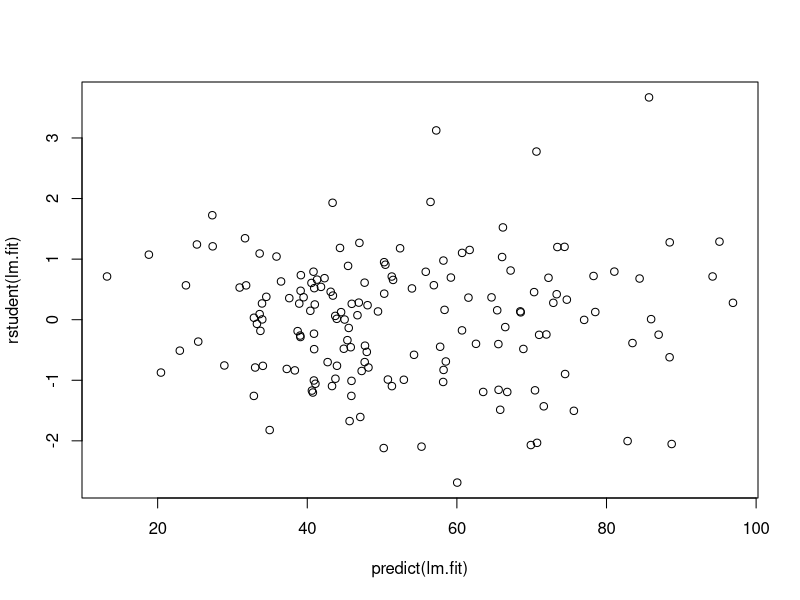
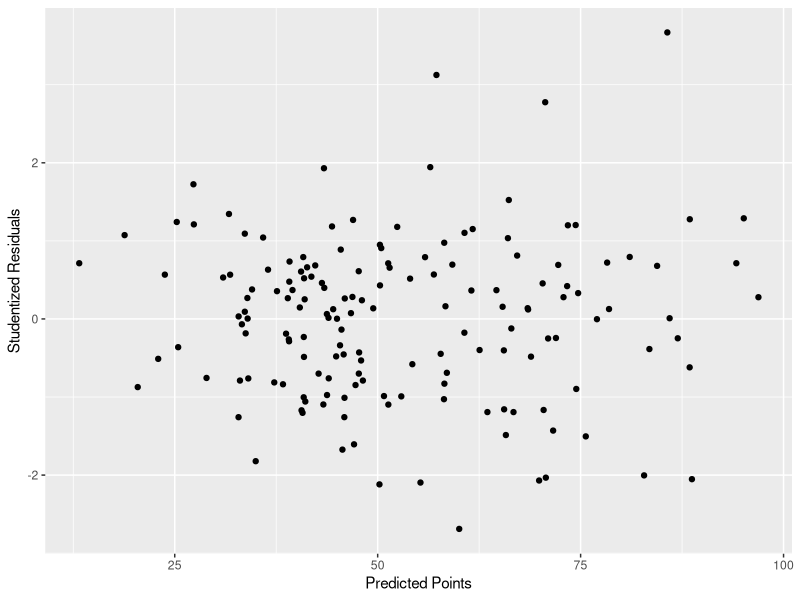
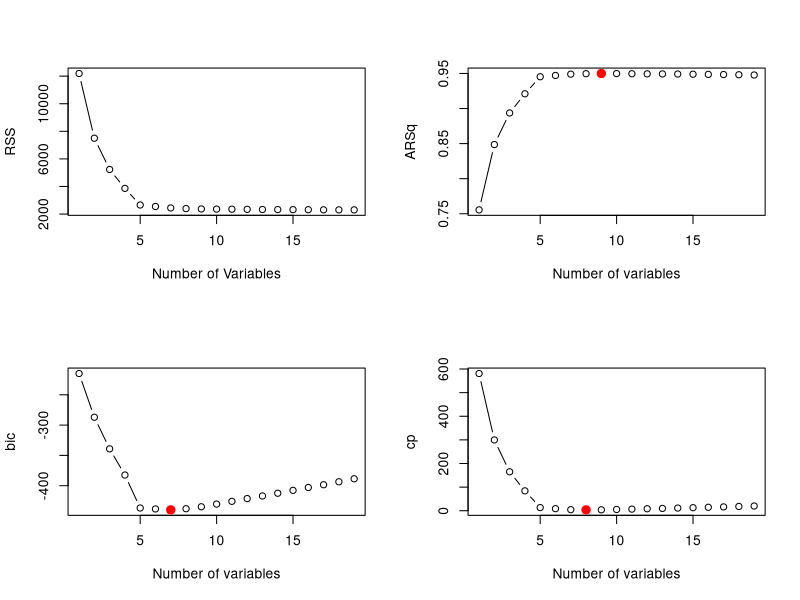
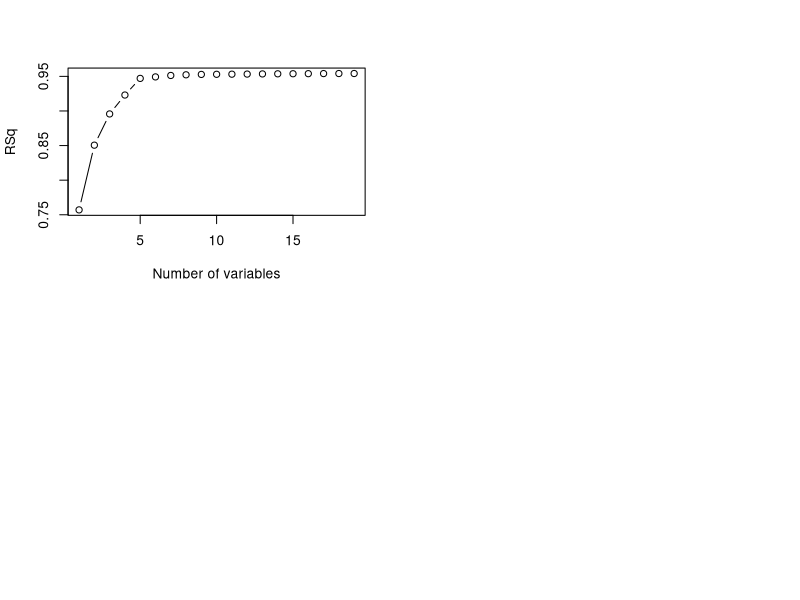
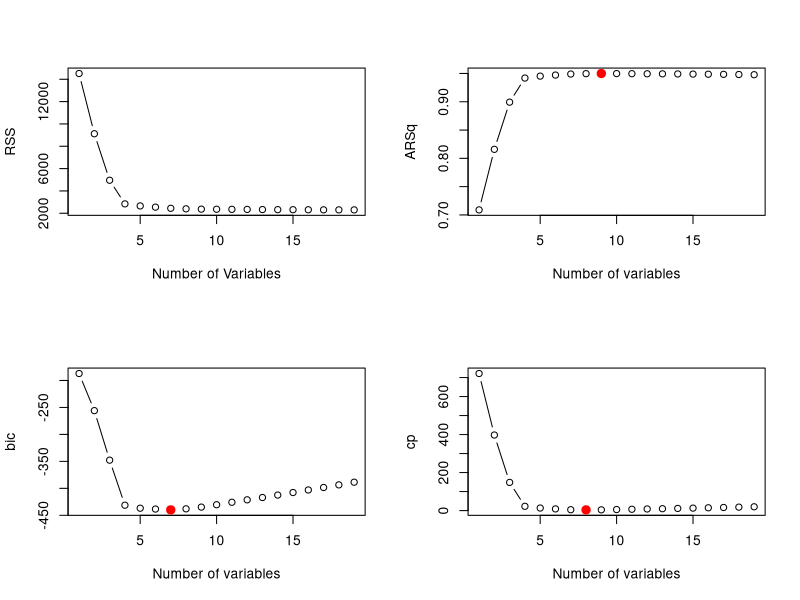
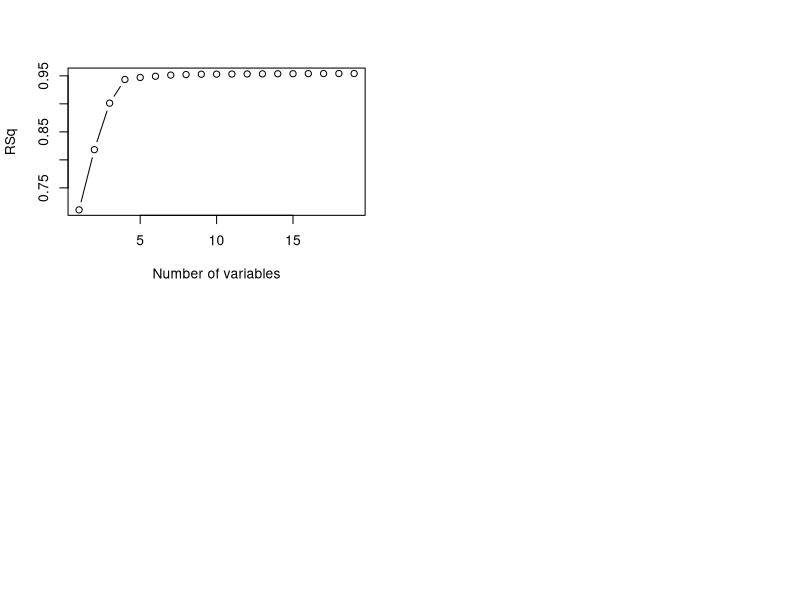
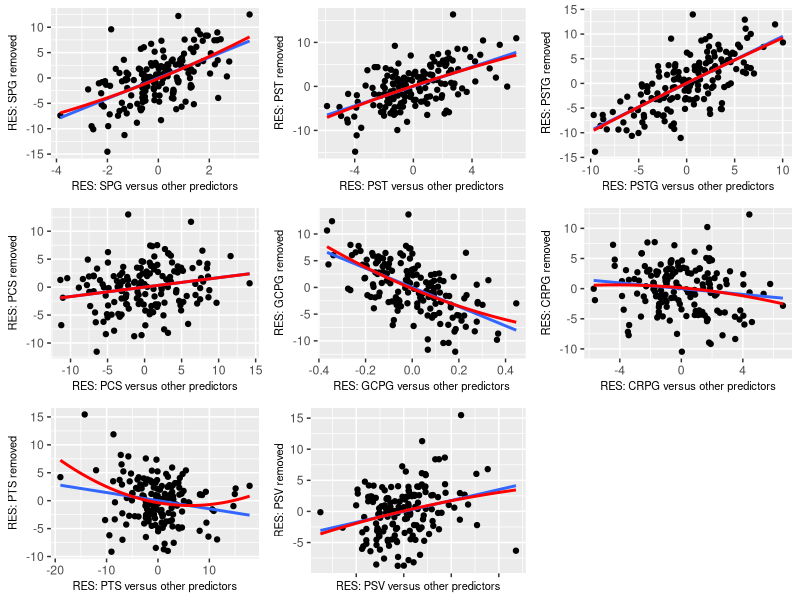
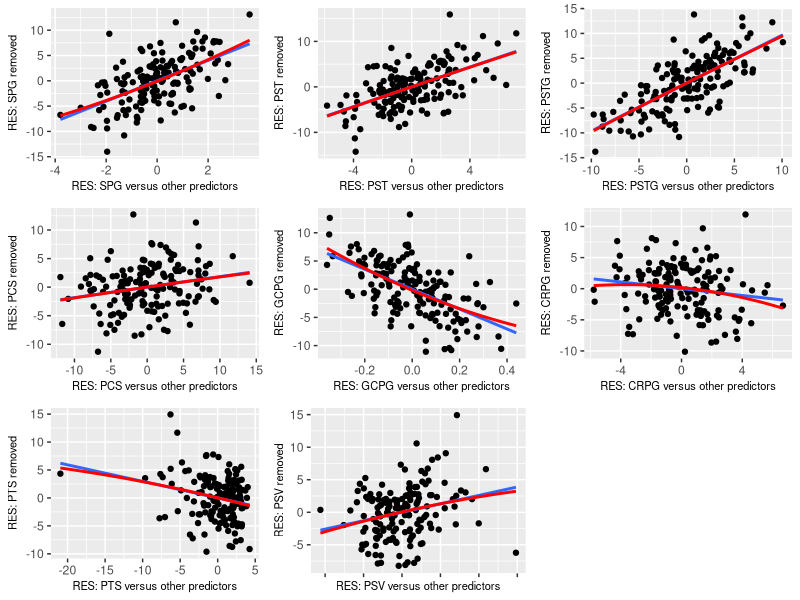

Write R code to recreate these figures, in order.
library(car)
library(leaps)
library(ggpubr)

datapremtrain = read.csv("premdatatrain1.csv", header=T) #this is the uncleaned data
datapremtest = read.csv("21-22test.csv", header=T) #the test data

lm.fit = lm(points~.-club, data=datapremtrain) #we remove the club variable first 
#use VIF to check for any multicollinearity, we remove the varaibles with values higher than 10
vif(lm.fit)
lm.fit = lm(points~.-club-PSG, data=datapremtrain)
vif(lm.fit)
lm.fit = lm(points~.-club-PSG-STPG, data=datapremtrain)
vif(lm.fit)
lm.fit = lm(points~.-club-PSG-STPG-TPG, data=datapremtrain)
vif(lm.fit)
lm.fit = lm(points~.-club-PSG-STPG-TPG-GPG, data=datapremtrain)
vif(lm.fit)
lm.fit = lm(points~.-club-PSG-STPG-TPG-GPG-PPG, data=datapremtrain)
vif(lm.fit)

#---------------checking for outliers and influential points-----------------------

#checking for outliers using studentised residuals, if bigger than 3 then possible outlier
plot(predict(lm.fit), rstudent(lm.fit))
tab = round(table(rstudent(lm.fit)>3,predict(lm.fit)),digits=2)
x = ifelse(rstudent(lm.fit)>3,predict(lm.fit),0)

outliers_points = predict(lm.fit)
outliers_rstudent = rstudent(lm.fit)
outliers = data.frame(outliers_points,outliers_rstudent)
ggplot(outliers,aes(x=outliers_points,y=outliers_rstudent))+geom_point()+
  xlab("Predicted Points")+ylab("Studentized Residuals")

#checking for influential points, and is explained in the final report
pr <- residuals(lm.fit)/(1-lm.influence(lm.fit)$hat)
influence.measures(lm.fit)
y = ifelse(abs(pr)>10,pr,0)
options(max.print=1000000)

#new data without outliers and influential points
df2 = datapremtrain[-c(107),]


#----------------------------subset selection------------------------------------
regfit.fwd = regsubsets(points~.-PSG-STPG-TPG-GPG-PPG-club, data=df2, nvmax = 19, method = "forward")
reg.fwd.sum = summary(regfit.fwd)
regfit.bwd = regsubsets(points~.-PSG-STPG-TPG-GPG-PPG-club, data=df2, nvmax = 19, method = "backward")
reg.bwd.sum = summary(regfit.bwd)

mod = regsubsets(points~SPG+PSTG+PCS+PSV+PTS+CRPG+GCPG+PST,data=df2,nvmax=8)
mod.sum = summary(mod)
which.max(mod.sum$adjr2)
which.min(mod.sum$cp)
which.min(mod.sum$bic)
coef(mod,7)
coef(mod,8)
#coef(mod,9)

#forward selection
par(mfrow=c(2,2))
plot(reg.fwd.sum$rss,xlab = "Number of Variables",ylab="RSS",type="b")
plot(reg.fwd.sum$adjr2,xlab = "Number of variables",ylab="ARSq",type="b")
best_adjr2 = which.max(reg.fwd.sum$adjr2)
points(best_adjr2, reg.fwd.sum$adjr2[best_adjr2], 
       col = "red", cex = 2, pch = 20)
plot(reg.fwd.sum$bic,xlab = "Number of variables",ylab="bic",type="b")
best_bic = which.min(reg.fwd.sum$bic)
points(best_bic, reg.fwd.sum$bic[best_bic], 
       col = "red", cex = 2, pch = 20)
plot(reg.fwd.sum$cp,xlab = "Number of variables",ylab="cp",type="b")
best_cp = which.min(reg.fwd.sum$cp)
points(best_cp, reg.fwd.sum$cp[best_cp], 
       col = "red", cex = 2, pch = 20)
plot(reg.fwd.sum$rsq,xlab = "Number of variables",ylab="RSq",type="b")

which.max(reg.fwd.sum$adjr2)
which.min(reg.fwd.sum$cp)
which.min(reg.fwd.sum$bic)
coef(regfit.fwd,7)
coef(regfit.fwd,8)
coef(regfit.fwd,9)

#backward selection
par(mfrow=c(2,2))
plot(reg.bwd.sum$rss,xlab = "Number of Variables",ylab="RSS",type="b")
plot(reg.bwd.sum$adjr2,xlab = "Number of variables",ylab="ARSq",type="b")
best_adjr2 = which.max(reg.bwd.sum$adjr2)
points(best_adjr2, reg.bwd.sum$adjr2[best_adjr2], 
       col = "red", cex = 2, pch = 20)
plot(reg.bwd.sum$bic,xlab = "Number of variables",ylab="bic",type="b")
best_bic = which.min(reg.bwd.sum$bic)
points(best_bic, reg.bwd.sum$bic[best_bic], 
       col = "red", cex = 2, pch = 20)
plot(reg.bwd.sum$cp,xlab = "Number of variables",ylab="cp",type="b")
best_cp = which.min(reg.bwd.sum$cp)
points(best_cp, reg.bwd.sum$cp[best_cp], 
       col = "red", cex = 2, pch = 20)
plot(reg.bwd.sum$rsq,xlab = "Number of variables",ylab="RSq",type="b")

which.max(reg.bwd.sum$adjr2)
which.min(reg.bwd.sum$cp)
which.min(reg.bwd.sum$bic)
coef(regfit.bwd,9)
coef(regfit.bwd,8)
coef(regfit.bwd,7)

#--------------the 3 different models pulled out by subset selection methods----------

#9 var model
lm.fit9 = lm(points~SPG + PST + PSTG + PR+ PCS + GCPG + CRPG + PTS + PSV, data=df2)
summary(lm.fit9)
lm.pred9.train = predict(lm.fit9,df2,type="response")
mean((df2$points-lm.pred9.train)^2) #training mse
lm.pred9.test = predict(lm.fit9,datapremtest,type="response")
mean((datapremtest$points-lm.pred9.test)^2) #testing mse
table(lm.pred9.test,datapremtest$points)

#get number of positions exactly correct
ordered = read.csv("orders.csv",header=T)
tab9 = data.frame(club = datapremtest$club, points = datapremtest$points, pred_points9 = lm.pred9.test)
tab9 = tab9[order(tab9$pred_points9,decreasing=TRUE),]
sum9 = 0
for (i in 1:20){
  if (tab9[i,1] == ordered[i,1]){
    sum9 = sum9+1
  }
}

#get total number of positions out
tot_pos_out9 = 0
for (i in 1:20){
  club_i = tab9[i,1]
  pos_1 = as.numeric(which(tab9$club ==club_i))
  pos_2 = as.numeric(which(ordered$X21.22==club_i))
  inc = abs(pos_1-pos_2)
  tot_pos_out9 = tot_pos_out9 + inc
}

#8 var model
lm.fit8 = lm(points~SPG + PST + PSTG + PCS + GCPG + CRPG +PTS +PSV+I(PTS^2), data=df2)
lm.fit8n = lm(points~SPG + PST + PSTG + PCS + GCPG + CRPG + PTS +PSV+I(PTS^2), data=df2)
summary(lm.fit8)
lm.pred8.train = predict(lm.fit8,df2,type="response")
mean((df2$points-lm.pred8.train)^2)
lm.pred8.test = predict(lm.fit8,datapremtest,type="response")
mean((datapremtest$points-lm.pred8.test)^2)
table(lm.pred8.test,datapremtest$points)

tab8 = data.frame(club = datapremtest$club, points = datapremtest$points, pred_points8 = lm.pred8.test)
tab8 = tab8[order(tab8$pred_points8,decreasing=TRUE),]
sum8 = 0
for (i in 1:20){
  if (tab8[i,1] == ordered[i,1]){
    sum8 = sum8+1
  }
}

#get total number of positions out
tot_pos_out8 = 0
for (i in 1:20){
  club_i = tab8[i,1]
  pos_1 = as.numeric(which(tab8$club ==club_i))
  pos_2 = as.numeric(which(ordered$X21.22==club_i))
  inc = abs(pos_1-pos_2)
  tot_pos_out8 = tot_pos_out8 + inc
}

#7 var model
lm.fit7 = lm(points~SPG + PST + PSTG + PCS + GCPG + PTS + PSV, data=df2)
summary(lm.fit7)
lm.pred7.train = predict(lm.fit7,df2,type="response")
mean((df2$points-lm.pred7.train)^2)
lm.pred7.test = predict(lm.fit7,datapremtest,type="response")
mean((datapremtest$points-lm.pred7.test)^2)
table(lm.pred7.test,datapremtest$points)

tab7 = data.frame(club = datapremtest$club, points = datapremtest$points, pred_points7 = lm.pred7.test)
tab7 = tab7[order(tab7$pred_points7,decreasing=TRUE),]
sum7 = 0
for (i in 1:20){
  if (tab7[i,1] == ordered[i,1]){
    sum7 = sum7+1
  }
}

#get total number of positions out
tot_pos_out7 = 0
for (i in 1:20){
  club_i = tab7[i,1]
  pos_1 = as.numeric(which(tab7$club ==club_i))
  pos_2 = as.numeric(which(ordered$X21.22==club_i))
  inc = abs(pos_1-pos_2)
  tot_pos_out7 = tot_pos_out7 + inc
}


#-----------------partial regression plots------------------------------------

library(tidyverse)
partial_regression = df2

#partial regression plots 8 var model
#SPG
mod_wo_SPG = lm(points~PST+PSTG+PCS+GCPG+CRPG+PTS+PSV,data=df2)
partial_regression$SPG_residuals = residuals(mod_wo_SPG)
mod_SPG_against = lm(SPG~PST+PSTG+PCS+GCPG+CRPG+PTS+PSV,data=df2)
partial_regression$SPG_against_residuals = residuals(mod_SPG_against)
PRSPG = ggplot(partial_regression,aes(x=SPG_against_residuals,y=SPG_residuals))+geom_point()+
  geom_smooth(method='lm',se=F)+
  geom_smooth(method = "lm", se=FALSE, color="red", formula = y~x + I(x^2))+
  ylab("RES: SPG removed")+ xlab("RES: SPG versus other predictors")+
  theme(axis.title = element_text(size = 8)) 

#PST
mod_wo_PST = lm(points~SPG+PSTG+PCS+GCPG+CRPG+PTS+PSV,data=df2)
partial_regression$PST_residuals = residuals(mod_wo_PST)
mod_PST_against = lm(PST~SPG+PSTG+PCS+GCPG+CRPG+PTS+PSV,data=df2)
partial_regression$PST_against_residuals = residuals(mod_PST_against)
PRPST = ggplot(partial_regression,aes(x=PST_against_residuals,y=PST_residuals))+geom_point()+
  geom_smooth(method='lm',se=F)+
  geom_smooth(method = "lm", se=FALSE, color="red", formula = y~x + I(x^2))+
  ylab("RES: PST removed")+ xlab("RES: PST versus other predictors")+
  theme(axis.title = element_text(size = 8)) 

#PSTG
mod_wo_PSTG = lm(points~SPG+PST+PCS+GCPG+CRPG+PTS+PSV,data=df2)
partial_regression$PSTG_residuals = residuals(mod_wo_PSTG)
mod_PSTG_against = lm(PSTG~SPG+PST+PCS+GCPG+CRPG+PTS+PSV,data=df2)
partial_regression$PSTG_against_residuals = residuals(mod_PSTG_against)
PRPSTG = ggplot(partial_regression,aes(x=PSTG_against_residuals,y=PSTG_residuals))+geom_point()+
  geom_smooth(method='lm',se=F)+
  geom_smooth(method = "lm", se=FALSE, color="red", formula = y~x + I(x^2))+
  ylab("RES: PSTG removed")+ xlab("RES: PSTG versus other predictors")+
  theme(axis.title = element_text(size = 8)) 

#PCS
mod_wo_PCS = lm(points~SPG+PST+PSTG+GCPG+CRPG+PTS+PSV,data=df2)
partial_regression$PCS_residuals = residuals(mod_wo_PCS)
mod_PCS_against = lm(PCS~SPG+PST+PSTG+GCPG+CRPG+PTS+PSV,data=df2)
partial_regression$PCS_against_residuals = residuals(mod_PCS_against)
PRPCS = ggplot(partial_regression,aes(x=PCS_against_residuals,y=PCS_residuals))+geom_point()+
  geom_smooth(method='lm',se=F)+
  geom_smooth(method = "lm", se=FALSE, color="red", formula = y~x + I(x^2))+
  ylab("RES: PCS removed")+ xlab("RES: PCS versus other predictors")+
  theme(axis.title = element_text(size = 8)) 

#GCPG
mod_wo_GCPG = lm(points~SPG+PST+PSTG+PCS+CRPG+PTS+PSV,data=df2)
partial_regression$GCPG_residuals = residuals(mod_wo_GCPG)
mod_GCPG_against = lm(GCPG~SPG+PST+PSTG+PCS+CRPG+PTS+PSV,data=df2)
partial_regression$GCPG_against_residuals = residuals(mod_GCPG_against)
PRGCPG = ggplot(partial_regression,aes(x=GCPG_against_residuals,y=GCPG_residuals))+geom_point()+
  geom_smooth(method='lm',se=F)+
  geom_smooth(method = "lm", se=FALSE, color="red", formula = y~x + I(x^2))+
  ylab("RES: GCPG removed")+ xlab("RES: GCPG versus other predictors")+
  theme(axis.title = element_text(size = 8)) 

#CRPG
mod_wo_CRPG = lm(points~SPG+PST+PSTG+PCS+GCPG+PTS+PSV,data=df2)
partial_regression$CRPG_residuals = residuals(mod_wo_CRPG)
mod_CRPG_against = lm(CRPG~SPG+PST+PSTG+PCS+GCPG+PTS+PSV,data=df2)
partial_regression$CRPG_against_residuals = residuals(mod_CRPG_against)
PRCRPG = ggplot(partial_regression,aes(x=CRPG_against_residuals,y=CRPG_residuals))+geom_point()+
  geom_smooth(method='lm',se=F)+
  geom_smooth(method = "lm", se=FALSE, color="red", formula = y~x + I(x^2))+
  ylab("RES: CRPG removed")+ xlab("RES: CRPG versus other predictors")+
  theme(axis.title = element_text(size = 8)) 

#PTS
mod_wo_PTS = lm(points~SPG+PST+PSTG+PCS+GCPG+CRPG+PSV,data=df2)
partial_regression$PTS_residuals = residuals(mod_wo_PTS)
mod_PTS_against = lm(PTS~SPG+PST+PSTG+PCS+GCPG+CRPG+PSV,data=df2)
partial_regression$PTS_against_residuals = residuals(mod_PTS_against)
PRPTS = ggplot(partial_regression,aes(x=PTS_against_residuals,y=PTS_residuals))+geom_point()+
  geom_smooth(method='lm',se=F)+
  geom_smooth(method = "lm", se=FALSE, color="red", formula = y~x + I(x^2))+
  ylab("RES: PTS removed")+ xlab("RES: PTS versus other predictors")+
  theme(axis.title = element_text(size = 8)) 

#PSV
mod_wo_PSV = lm(points~SPG+PST+PSTG+PCS+GCPG+CRPG+PTS,data=df2)
partial_regression$PSV_residuals = residuals(mod_wo_PSV)
mod_PSV_against = lm(PSV~SPG+PST+PSTG+PCS+GCPG+CRPG+PTS,data=df2)
partial_regression$PSV_against_residuals = residuals(mod_PSV_against)
PRPSV = ggplot(partial_regression,aes(x=PSV_against_residuals,y=PSV_residuals))+geom_point()+
  geom_smooth(method='lm',se=F)+
  geom_smooth(method = "lm", se=FALSE, color="red", formula = y~x + I(x^2))+
  ylab("RES: PSV removed")+ xlab("RES: PSV versus other predictors")+
  theme(axis.title = element_text(size = 8)) 

#UPDATED partial regression plots from new non-linear model
#SPG
mod_wo_SPG1 = lm(points~PST+PSTG+PCS+GCPG+CRPG+PTS+PSV+I(PTS^2),data=df2)
partial_regression$SPG1_residuals = residuals(mod_wo_SPG1)
mod_SPG1_against = lm(SPG~PST+PSTG+PCS+GCPG+CRPG+PTS+PSV+I(PTS^2),data=df2)
partial_regression$SPG1_against_residuals = residuals(mod_SPG1_against)
PRSPG1 = ggplot(partial_regression,aes(x=SPG1_against_residuals,y=SPG1_residuals))+geom_point()+
  geom_smooth(method='lm',se=F)+
  geom_smooth(method = "lm", se=FALSE, color="red", formula = y~x + I(x^2))+
  ylab("RES: SPG removed")+ xlab("RES: SPG versus other predictors")+
  theme(axis.title = element_text(size = 8)) 

#PST
mod_wo_PST1 = lm(points~SPG+PSTG+PCS+GCPG+CRPG+PTS+PSV+I(PTS^2),data=df2)
partial_regression$PST1_residuals = residuals(mod_wo_PST1)
mod_PST1_against = lm(PST~SPG+PSTG+PCS+GCPG+CRPG+PTS+PSV+I(PTS^2),data=df2)
partial_regression$PST1_against_residuals = residuals(mod_PST1_against)
PRPST1 = ggplot(partial_regression,aes(x=PST1_against_residuals,y=PST1_residuals))+geom_point()+
  geom_smooth(method='lm',se=F)+
  geom_smooth(method = "lm", se=FALSE, color="red", formula = y~x + I(x^2))+
  ylab("RES: PST removed")+ xlab("RES: PST versus other predictors")+
  theme(axis.title = element_text(size = 8)) 

#PSTG
mod_wo_PSTG1 = lm(points~SPG+PST+PCS+GCPG+CRPG+PTS+PSV+I(PTS^2),data=df2)
partial_regression$PSTG1_residuals = residuals(mod_wo_PSTG1)
mod_PSTG1_against = lm(PSTG~SPG+PST+PCS+GCPG+CRPG+PTS+PSV+I(PTS^2),data=df2)
partial_regression$PSTG1_against_residuals = residuals(mod_PSTG1_against)
PRPSTG1 = ggplot(partial_regression,aes(x=PSTG1_against_residuals,y=PSTG1_residuals))+geom_point()+
  geom_smooth(method='lm',se=F)+
  geom_smooth(method = "lm", se=FALSE, color="red", formula = y~x + I(x^2))+
  ylab("RES: PSTG removed")+ xlab("RES: PSTG versus other predictors")+
  theme(axis.title = element_text(size = 8)) 

#PCS
mod_wo_PCS1 = lm(points~SPG+PST+PSTG+GCPG+CRPG+PTS+PSV+I(PTS^2),data=df2)
partial_regression$PCS1_residuals = residuals(mod_wo_PCS1)
mod_PCS1_against = lm(PCS~SPG+PST+PSTG+GCPG+CRPG+PTS+PSV+I(PTS^2),data=df2)
partial_regression$PCS1_against_residuals = residuals(mod_PCS1_against)
PRPCS1 = ggplot(partial_regression,aes(x=PCS1_against_residuals,y=PCS1_residuals))+geom_point()+
  geom_smooth(method='lm',se=F)+
  geom_smooth(method = "lm", se=FALSE, color="red", formula = y~x + I(x^2))+
  ylab("RES: PCS removed")+ xlab("RES: PCS versus other predictors")+
  theme(axis.title = element_text(size = 8)) 

#GCPG
mod_wo_GCPG1 = lm(points~SPG+PST+PSTG+PCS+CRPG+PTS+PSV+I(PTS^2),data=df2)
partial_regression$GCPG1_residuals = residuals(mod_wo_GCPG1)
mod_GCPG1_against = lm(GCPG~SPG+PST+PSTG+PCS+CRPG+PTS+PSV+I(PTS^2),data=df2)
partial_regression$GCPG1_against_residuals = residuals(mod_GCPG1_against)
PRGCPG1 = ggplot(partial_regression,aes(x=GCPG1_against_residuals,y=GCPG1_residuals))+geom_point()+
  geom_smooth(method='lm',se=F)+
  geom_smooth(method = "lm", se=FALSE, color="red", formula = y~x + I(x^2))+
  ylab("RES: GCPG removed")+ xlab("RES: GCPG versus other predictors")+
  theme(axis.title = element_text(size = 8)) 

#CRPG
mod_wo_CRPG1 = lm(points~SPG+PST+PSTG+PCS+GCPG+PTS+PSV+I(PTS^2),data=df2)
partial_regression$CRPG1_residuals = residuals(mod_wo_CRPG1)
mod_CRPG1_against = lm(CRPG~SPG+PST+PSTG+PCS+GCPG+PTS+PSV+I(PTS^2),data=df2)
partial_regression$CRPG1_against_residuals = residuals(mod_CRPG1_against)
PRCRPG1 = ggplot(partial_regression,aes(x=CRPG1_against_residuals,y=CRPG1_residuals))+geom_point()+
  geom_smooth(method='lm',se=F)+
  geom_smooth(method = "lm", se=FALSE, color="red", formula = y~x + I(x^2))+
  ylab("RES: CRPG removed")+ xlab("RES: CRPG versus other predictors")+
  theme(axis.title = element_text(size = 8)) 

#PTS
mod_wo_PTS1 = lm(points~SPG+PST+PSTG+PCS+GCPG+CRPG+PSV+I(PTS^2),data=df2)
partial_regression$PTS1_residuals = residuals(mod_wo_PTS1)
mod_PTS1_against = lm(PTS~SPG+PST+PSTG+PCS+GCPG+CRPG+PSV+I(PTS^2),data=df2)
partial_regression$PTS1_against_residuals = residuals(mod_PTS1_against)
PRPTS1 = ggplot(partial_regression,aes(x=PTS1_against_residuals,y=PTS1_residuals))+geom_point()+
  geom_smooth(method='lm',se=F)+
  geom_smooth(method = "lm", se=FALSE, color="red", formula = y~x + I(x^2))+
  ylab("RES: PTS removed")+ xlab("RES: PTS versus other predictors")+
  theme(axis.title = element_text(size = 8)) 

#PSV
mod_wo_PSV1 = lm(points~SPG+PST+PSTG+PCS+GCPG+CRPG+PTS+I(PTS^2),data=df2)
partial_regression$PSV1_residuals = residuals(mod_wo_PSV1)
mod_PSV1_against = lm(PSV~SPG+PST+PSTG+PCS+GCPG+CRPG+PTS+I(PTS^2),data=df2)
partial_regression$PSV1_against_residuals = residuals(mod_PSV1_against)
PRPSV1 = ggplot(partial_regression,aes(x=PSV1_against_residuals,y=PSV1_residuals))+geom_point()+
  geom_smooth(method='lm',se=F)+
  geom_smooth(method = "lm", se=FALSE, color="red", formula = y~x + I(x^2))+
  ylab("RES: PSV removed")+ xlab("RES: PSV versus other predictors")+
  theme(axis.title = element_text(size = 8)) 


ggarrange(PRSPG, PRPST, PRPSTG, PRPCS, PRGCPG, PRCRPG, PRPTS, PRPSV + rremove("x.text"), 
          ncol = 3, nrow = 3)

ggarrange(PRSPG1, PRPST1, PRPSTG1, PRPCS1, PRGCPG1, PRCRPG1, PRPTS1, PRPSV1 + rremove("x.text"), 
          ncol = 3, nrow = 3)


#----------------------results for updated 8 variable model-----------------------
#8 var model
lm.fit8 = lm(points~SPG + PST + PSTG + PCS + GCPG + CRPG +PTS +PSV+I(PTS^2), data=df2)
summary(lm.fit8)
lm.pred8.train = predict(lm.fit8,df2,type="response")
mean((df2$points-lm.pred8.train)^2)
lm.pred8.test = predict(lm.fit8,datapremtest,type="response")
mean((datapremtest$points-lm.pred8.test)^2)
table(lm.pred8.test,datapremtest$points)

tab8 = data.frame(club = datapremtest$club, points = datapremtest$points, pred_points8 = lm.pred8.test)
tab8 = tab8[order(tab8$pred_points8,decreasing=TRUE),]
sum8 = 0
for (i in 1:20){
  if (tab8[i,1] == ordered[i,1]){
    sum8 = sum8+1
  }
}

#get total number of positions out
tot_pos_out8 = 0
for (i in 1:20){
  club_i = tab8[i,1]
  pos_1 = as.numeric(which(tab8$club ==club_i))
  pos_2 = as.numeric(which(ordered$X21.22==club_i))
  inc = abs(pos_1-pos_2)
  tot_pos_out8 = tot_pos_out8 + inc
}
